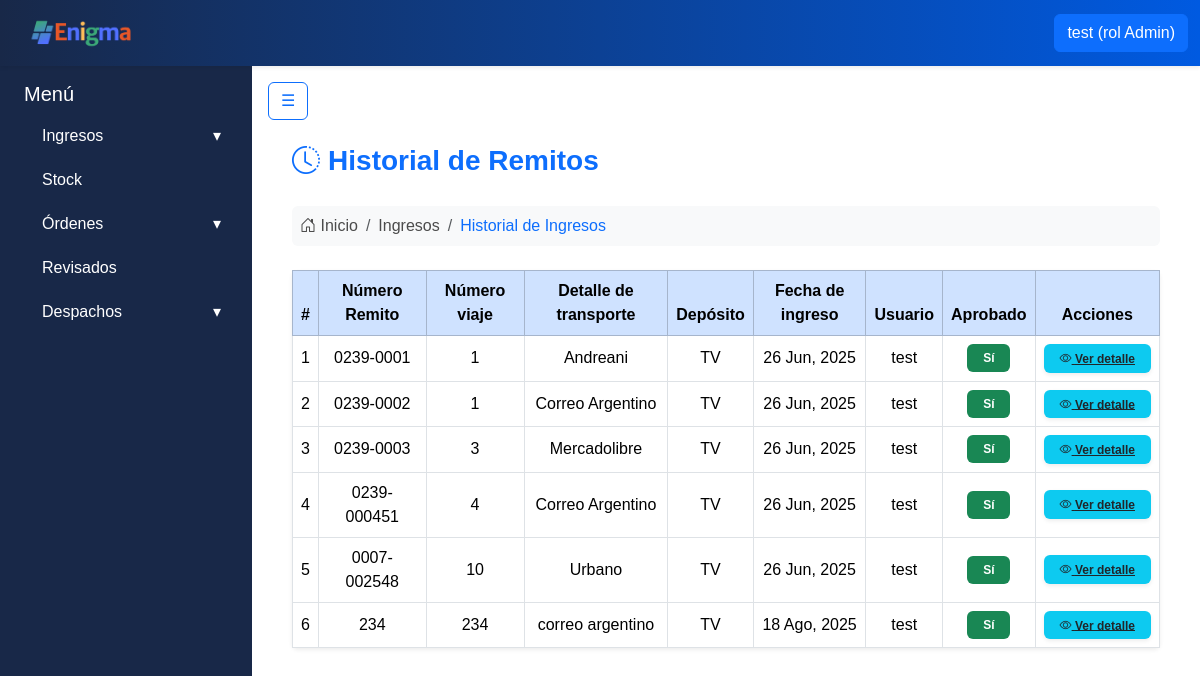
The app's page /ingresos/history/ (signed in) with its own data.
### apps/usuarios/models.py (models this page shows, shortened)
class Usuarios(AbstractBaseUser):
    username = models.CharField('Nombre de usuario', unique= True, max_length=60)
    email = models.EmailField('Correo electronico', max_length=254, unique= True)
    nombre = models.CharField(max_length=50)
    apellido = models.CharField(max_length=50)
    rol = models.ForeignKey(Roles, on_delete=models.CASCADE)
    activo = models.BooleanField(default=True)
    is_admin = models.BooleanField(default = False)
    is_superuser = models.BooleanField(default=False)
    is_staff = models.BooleanField(default=False)
    objects = UsuariosManager()
    USERNAME_FIELD = 'username'
    REQUIRED_FIELDS = ['nombre', 'apellido', 'email'] #campos necesarios para crear la cuenta por consola

class Roles(models.Model):
    id = models.AutoField(primary_key=True)
    nombre = models.CharField(max_length=50)
    def __str__(self):
        return self.nombre

### apps/ingresos/models.py (models this page shows, shortened)
class Remitos(ModeloBaseConUsuario):
    numero_remito = models.CharField(max_length=20)
    numero_viaje = models.IntegerField()
    detalle_transporte = models.CharField(max_length=30)
    deposito_id = models.ForeignKey('stock.Depositos', on_delete=models.PROTECT)
    fecha_ingreso = models.DateField(auto_now_add=True)
    aprobado = models.BooleanField(default=False)
    productos = models.ManyToManyField('Productos', through='RemitoProducto')

### apps/stock/models.py (models this page shows)
class Depositos(models.Model):
    id = models.AutoField(primary_key=True)
    nombre = models.CharField(max_length=50)
    def __str__(self):
        return self.nombre

### apps/ingresos/views.py (the view)
# urls.py: path('history/', login_required(ListarRemitosHistorialView.as_view()), name='ingresos_historial'),
class ListarRemitosHistorialView(LoginRequiredMixin, ListView):
    model = Remitos
    template_name = 'remitos/listar_historial.html'
    context_object_name = 'remitos'
    def get_queryset(self):
        return Remitos.objects.filter(aprobado=True)
    def get_context_data(self, **kwargs):
        context = super().get_context_data(**kwargs)
        context['show_navbar'] = True
        return context

### apps/ingresos/templates/remitos/listar_historial.html
{% extends "base.html" %}
{% block content %}
<div class="container-fluid px-4 mt-3">
    <div class="d-flex align-items-center mb-4">
        <i class="bi bi-clock-history fs-3 text-primary me-2"></i>
        <h3 class="fw-bold text-primary m-0">Historial de Remitos</h3>
    </div>
    <nav aria-label="breadcrumb" class="mb-4">
        <ol class="breadcrumb bg-light rounded p-2">
            <li class="breadcrumb-item">
                <i class="bi bi-house-door"></i> Inicio
            </li>
            <li class="breadcrumb-item">
                Ingresos
            </li>
            <li class="breadcrumb-item text-primary" aria-current="page">Historial de Ingresos</li>
        </ol>
    </nav>
    <div class="card shadow-sm border-0">
        <div class="card-body p-0">
            <table class="table table-bordered table-hover m-0 align-middle">
                <thead class="table-primary text-center">
                    <tr>
                        <th>#</th>
                        <th>Número Remito</th>
                        <th>Número viaje</th>
                        <th>Detalle de transporte</th>
                        <th>Depósito</th>
                        <th>Fecha de ingreso</th>
                        <th>Usuario</th>
                        <th>Aprobado</th>
                        <th>Acciones</th>
                    </tr>
                </thead>
                <tbody class="text-center">
                    {% for remito in remitos %}
                    <tr>
                        <td>{{ forloop.counter }}</td>
                        <td>{{ remito.numero_remito }}</td>
                        <td>{{ remito.numero_viaje }}</td>
                        <td>{{ remito.detalle_transporte }}</td>
                        <td>{{ remito.deposito_id }}</td>
                        <td>{{ remito.fecha_ingreso|date:"d M, Y" }}</td>
                        <td>{{ remito.usuario.nombre }}</td>
                        <td>
                            {% if remito.aprobado %}
                                <span class="badge bg-success px-3 py-2">Sí</span>
                            {% else %}
                                <span class="badge bg-secondary px-3 py-2">No</span>
                            {% endif %}
                        </td>
                        <td>
                            <a href="{% url 'ver_remito' remito.pk %}"
                               class="badge bg-info text-dark px-3 py-2 shadow-sm">
                               <i class="bi bi-eye"></i> Ver detalle
                            </a>
                        </td>
                    </tr>
                    {% empty %}
                    <tr>
                        <td colspan="9" class="text-muted py-4">No hay registros en el historial.</td>
                    </tr>
                    {% endfor %}
                </tbody>
            </table>
        </div>
    </div>
</div>
{% endblock %}

### templates/includes/header.html (shortened to what this page needs)
{% load static %}
<nav class="navbar navbar-expand-lg shadow-sm navbar-gradient">
  <div class="container-fluid">
    <a class="navbar-brand d-flex align-items-center" href="{% url 'core:dashboard' %}">
      <div class="card-header"><img class="logo_form" src="{% static 'img/enigmaLogoNuevo.png' %}"  alt=""></div>
    </a>
    <div class="d-flex ms-auto">
      {% if user.is_authenticated %}
        <div class="dropdown">
          <a class="btn btn-primary" href="#" role="button" id="dropdownUser" data-bs-toggle="dropdown" aria-expanded="false">
            {{ user.username }} (rol {{ user.rol }})
          </a>
        </div>
      {% else %}
        <a href="{% url 'usuarios:register' %}" class="btn btn-outline-primary me-2">Registrarse</a>
        <a href="{% url 'usuarios:login' %}" class="btn btn-outline-success">Login</a>
      {% endif %}
    </div>
  </div>
</nav>

### static/css/style.css (style rules this page uses)
:root { --color-bg-navbar-solid:linear-gradient(90deg, #182848 0%, #005ae1 100%); }
.navbar-gradient { background: var(--color-bg-navbar-solid); }
.logo_form { width: auto; height: 40px; margin-right: 10px; margin-left: 0.8rem; }
body { font-family: Arial, sans-serif; color: #4b4b4b; }

### records on screen
Usuarios: username "test", rol "Admin"
Remitos: numero_remito "0239-0001", numero_viaje "1", detalle_transporte "Andreani", deposito_id "TV", fecha_ingreso "26 Jun, 2025", usuario.nombre "test", aprobado "Sí"
Remitos: numero_remito "0239-0002", numero_viaje "1", detalle_transporte "Correo Argentino", deposito_id "TV", fecha_ingreso "26 Jun, 2025", usuario.nombre "test", aprobado "Sí"
Remitos: numero_remito "0239-0003", numero_viaje "3", detalle_transporte "Mercadolibre", deposito_id "TV", fecha_ingreso "26 Jun, 2025", usuario.nombre "test", aprobado "Sí"
Remitos: numero_remito "0239-000451", numero_viaje "4", detalle_transporte "Correo Argentino", deposito_id "TV", fecha_ingreso "26 Jun, 2025", usuario.nombre "test", aprobado "Sí"
Remitos: numero_remito "0007-002548", numero_viaje "10", detalle_transporte "Urbano", deposito_id "TV", fecha_ingreso "26 Jun, 2025", usuario.nombre "test", aprobado "Sí"
Remitos: numero_remito "234", numero_viaje "234", detalle_transporte "correo argentino", deposito_id "TV", fecha_ingreso "18 Ago, 2025", usuario.nombre "test", aprobado "Sí"
